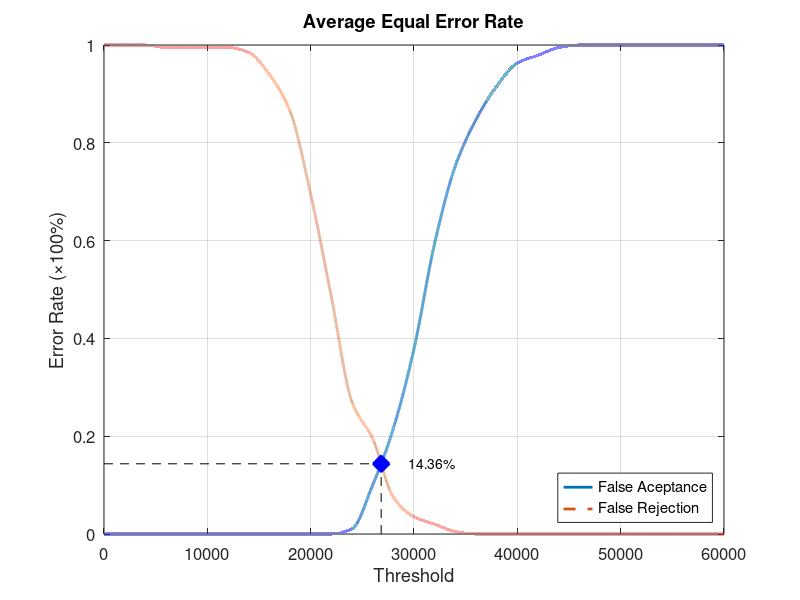
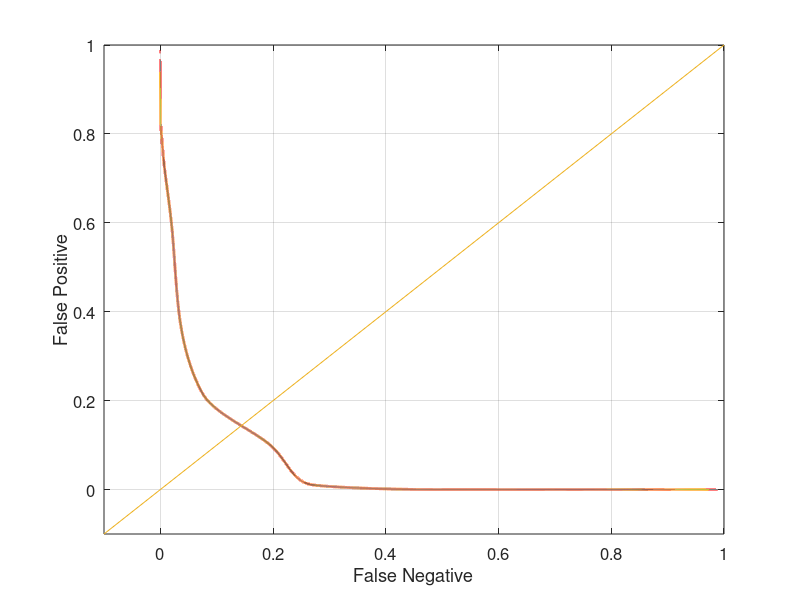

Reproduce these figures in MATLAB, in order.
function yEER = Database2_3
close all;
clear;
clc;
x = 0:2000:60000;
xq = 0:0.5:60000;

y0 = [0 0 0 0 0 0 0 0 0 0 0 0 0.0105263 0.1 0.215789 0.378947 0.594737 0.752632 0.847368 0.915789 0.963158 0.978947 0.994737 1 1 1 1 1 1 1 1];
yy0 = interp1(x, y0, xq, 'pchip');
y1 = [1 1 1 0.995 0.995 0.995 0.995 0.985 0.94 0.865 0.695 0.485 0.27 0.195 0.075 0.035 0.02 0.005 0 0 0 0 0 0 0 0 0 0 0 0 0];
yy1 = interp1(x, y1, xq, 'pchip');

% Calculating EER: 
y2 = abs(y0 - y1);
find(y2 == min(y2))
yy2 = abs(yy0 - yy1);
xEER = find(yy2 == min(yy2));
xEERIndex = xq(xEER) % X-axis EER
yEER = yy0(xEER) % Y-axis EER

main = figure
plot(xq, yy0,'-','LineWidth', 2);	hold on
plot(xq, yy1,'--','LineWidth', 2);	hold on
plot([xEERIndex xEERIndex], [0 yEER], 'k--');	hold on
plot([0 xEERIndex], [yEER yEER], 'k--');	hold on
plot(xEERIndex, yEER, 'bx', 'LineWidth', 10);	hold on
text(xEERIndex + 10 * xEERIndex / 100, yEER, [num2str(round((10000 * yEER)) / 100) '%'])
legend('False Aceptance', 'False Rejection', 'Location', 'SouthEast')
xlabel('Threshold')
ylabel('Error Rate (\times100%)')
title('Average Equal Error Rate')
set(gca, 'FontSize', 12)
axis([0 60000 0 1])
grid on

print(main, 'Database2_3Main', '-dpng');
FNRxFPR = figure('Color', [1 1 1]);
plot(yy1, yy0, '-', yy1, yy0, 'LineWidth', 2);
hold on
y = -0.1:0.1:1
plot(y, y); 
set(gca, 'FontSize', 12)
xlabel('False Negative')
ylabel('False Positive')
axis([-0.1 1 -0.1 1])
set(gca, 'FontSize', 12)
grid on

print(FNRxFPR, 'Database2_3FNRxFPR','-dpng');
end
